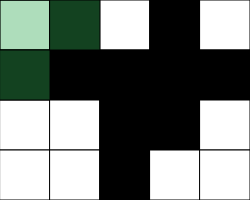
Frame 1 (no input)
Frame 60 (no input): identical to frame 1, image omitted
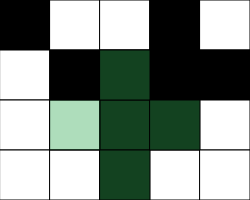
Frame 120 (the mouse pressed at the canvas centre since frame 60)

The p5.js sketch that drew these frames (run headless with seeded random() and noise() and a simulated clock; from frame 60 on, the mouse is pressed at the canvas centre):

// p5.js sketch
// ── sketch.js
// Puzzle Game
// Jillian Yang
// Nov 9, 2023
// A small fun flipping square game

let grid = [];
let overlay;

const NUM_ROWS = 4;
const NUM_COLS = 5;

let rectWidth = 50;
let rectHeight = 50;

let col, row; // x and y positon of the mouse (grid)

function setup() {
  createCanvas(rectWidth * NUM_COLS, rectHeight * NUM_ROWS);
  overlay = createGraphics(rectWidth * NUM_COLS, rectHeight * NUM_ROWS);
  randomBw();
}

function draw() {
  col = getCurrentX();
  row = getCurrentY();
  background(220);
  renderGrid();
  print(col, row);
  mouseTrack();
  youWin();
}

// press space to change between flipping in a cross pattern or a square pattern.
let changeType = 0; // cross
function keyPressed(){
  if(key === " " ){
    if(changeType === 0){
      changeType = 1; // square
    }
    else{
      changeType = 0;
    }
  }
}

// colored overlay to indicate which rectangles will be impacted on a click.
function mouseTrack() {
  overlay.fill(50, 168, 82, 100);
  if (keyIsPressed && keyCode === SHIFT) { // Cheater Cheater
    overlay.rect(col * 50, row * 50, 50, 50);
  }
  else if (changeType === 1) { // square
    overlay.rect(col * 50, row * 50, 50, 50);
    overlay.rect(col * 50, (row + 1) * 50, 50, 50);
    overlay.rect((col + 1) * 50, row * 50, 50, 50);
    overlay.rect((col + 1) * 50, (row + 1) * 50, 50, 50);
  }
  else { // cross
    overlay.rect(col * 50, row * 50, 50, 50);
    overlay.rect(col * 50, (row - 1) * 50, 50, 50);
    overlay.rect((col - 1) * 50, row * 50, 50, 50);
    overlay.rect(col * 50, (row + 1) * 50, 50, 50);
    overlay.rect((col + 1) * 50, row * 50, 50, 50);
  }
  image(overlay, 0, 0);
  overlay.clear();
}

// randomize black and white color(0 and 255), and push them into the array
function randomBw() {
  for (let i = 0; i < NUM_ROWS; i++) {
    let a = [];
    for (let i = 0; i < NUM_COLS; i++) {
      a.push(int(random(2)) * 255);
    }
    grid.push(a);
  }
}

function mousePressed() {
  // when the mouse is pressed, flip the corresponding 2d array value
  // also going to flip 4 candinal neighbours (N, S, E, W)
  if (keyIsPressed && keyCode === SHIFT) { // Cheater Cheater: shift - click 
    // will only flip the square the mouse is over.
    flip(col, row);
  }
  else if (changeType === 1) { // flipping a square while press space
    flip(col, row);
    if (col < NUM_COLS - 1) {
      flip(col + 1, row);
    }
    if (row < NUM_ROWS) {
      flip(col, row + 1);
    }
    if (col < NUM_COLS - 1 && row < NUM_ROWS) {
      flip(col + 1, row + 1);
    }
  }
  else {
    flip(col, row);
    // flip the neighbouring tiles too
    if (row > 0) {
      flip(col, row - 1);
    } //filp the tile above
    if (col < NUM_COLS - 1) {
      flip(col + 1, row);
    }
    if (row < NUM_ROWS) {
      flip(col, row + 1);
    }
    if (col > 0) {
      flip(col - 1, row);
    }
  }
}

// Win Condition
function youWin() {
  let allSameto = grid[0][0];
  let i = 0;
  for (let a = 0; a < NUM_ROWS; a++) {
    for (let b = 0; b < NUM_COLS; b++) {
      if (allSameto === grid[a][b]) {
        // determine if the contents in array identical to the first one
        // if it is equal then add a score
        i++;
        if (i === 20) {
          // If all the 20 block has the same color, display the message "You Win"
          fill(0, 200, 255);
          textSize(20);
          text("YOU WIN!", 75, 100);
        }
      }
    }
  }
}

function flip(x, y) {
  // at a given x,y. filp the value in our 2D arrray
  // 0 to 255, 255 to 0
  if (grid[y][x] === 0) {
    grid[y][x] = 255;
  }
  else {
    grid[y][x] = 0;
  }
}

function getCurrentX() {//return the current colume mouse is in
  let constrainX = constrain(mouseX, 0, width - 1);
  return int(constrainX / rectWidth);
}

function getCurrentY() {//return the current row mouse is in
  let constrainY = constrain(mouseY, 0, height - 1);
  return int(constrainY / rectWidth);
}

function renderGrid() {
  //creates a 2D grid of square using information from our
  //2D array for the corresponding fill values.
  for (let x = 0; x < NUM_COLS; x++) {
    for (let y = 0; y < NUM_ROWS; y++) {
      let fillValue = grid[y][x];
      fill(fillValue);
      rect(x * rectWidth, y * rectHeight, rectWidth, rectHeight);
    }
  }
}
